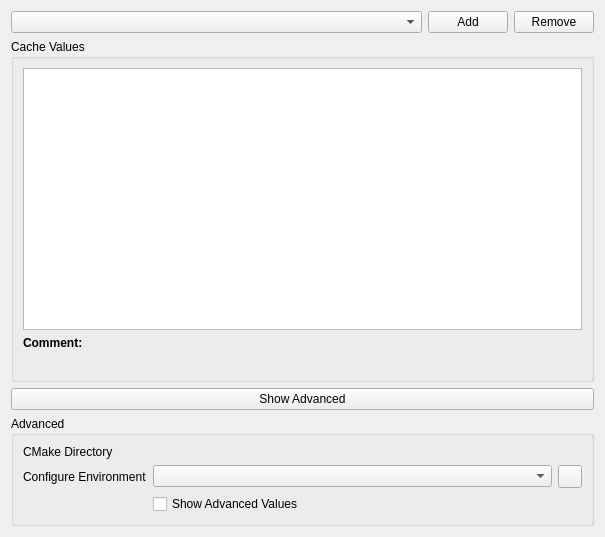
<?xml version="1.0" encoding="UTF-8"?>
<ui version="4.0">
 <class>CMakeBuildSettings</class>
 <widget class="QWidget" name="CMakeBuildSettings">
  <property name="geometry">
   <rect>
    <x>0</x>
    <y>0</y>
    <width>605</width>
    <height>537</height>
   </rect>
  </property>
  <property name="sizePolicy">
   <sizepolicy hsizetype="Preferred" vsizetype="Minimum">
    <horstretch>0</horstretch>
    <verstretch>0</verstretch>
   </sizepolicy>
  </property>
  <layout class="QVBoxLayout">
   <item>
    <layout class="QHBoxLayout">
     <item>
      <widget class="KComboBox" name="buildDirs"/>
     </item>
     <item>
      <widget class="QPushButton" name="addBuildDir">
       <property name="sizePolicy">
        <sizepolicy hsizetype="Fixed" vsizetype="Fixed">
         <horstretch>0</horstretch>
         <verstretch>0</verstretch>
        </sizepolicy>
       </property>
       <property name="text">
        <string>Add</string>
       </property>
      </widget>
     </item>
     <item>
      <widget class="QPushButton" name="removeBuildDir">
       <property name="sizePolicy">
        <sizepolicy hsizetype="Fixed" vsizetype="Fixed">
         <horstretch>0</horstretch>
         <verstretch>0</verstretch>
        </sizepolicy>
       </property>
       <property name="text">
        <string>Remove</string>
       </property>
      </widget>
     </item>
    </layout>
   </item>
   <item>
    <widget class="QGroupBox" name="groupBox">
     <property name="title">
      <string>Cache Values</string>
     </property>
     <layout class="QVBoxLayout">
      <item>
       <widget class="QTableView" name="cacheList"/>
      </item>
      <item>
       <widget class="QLabel" name="label_6">
        <property name="font">
         <font>
          <weight>75</weight>
          <bold>true</bold>
         </font>
        </property>
        <property name="text">
         <string>Comment:</string>
        </property>
       </widget>
      </item>
      <item>
       <widget class="QLabel" name="commentText">
        <property name="text">
         <string/>
        </property>
       </widget>
      </item>
     </layout>
    </widget>
   </item>
   <item>
    <widget class="QPushButton" name="showAdvanced">
     <property name="text">
      <string>Show Advanced</string>
     </property>
     <property name="checkable">
      <bool>true</bool>
     </property>
     <property name="flat">
      <bool>false</bool>
     </property>
    </widget>
   </item>
   <item>
    <widget class="QGroupBox" name="advancedBox">
     <property name="sizePolicy">
      <sizepolicy hsizetype="Preferred" vsizetype="Fixed">
       <horstretch>0</horstretch>
       <verstretch>0</verstretch>
      </sizepolicy>
     </property>
     <property name="title">
      <string>Advanced</string>
     </property>
     <layout class="QFormLayout" name="formLayout">
      <property name="fieldGrowthPolicy">
       <enum>QFormLayout::ExpandingFieldsGrow</enum>
      </property>
      <item row="1" column="0">
       <widget class="QLabel" name="label">
        <property name="text">
         <string>CMake Directory</string>
        </property>
       </widget>
      </item>
      <item row="1" column="1">
       <widget class="KUrlRequester" name="kcfg_cmakeDir"/>
      </item>
      <item row="3" column="1">
       <widget class="QCheckBox" name="showInternal">
        <property name="text">
         <string>Show Advanced Values</string>
        </property>
       </widget>
      </item>
      <item row="2" column="1">
       <layout class="QHBoxLayout" name="horizontalLayout">
        <item>
         <widget class="KDevelop::EnvironmentSelectionWidget" name="kcfg_environment">
          <property name="sizePolicy">
           <sizepolicy hsizetype="MinimumExpanding" vsizetype="Fixed">
            <horstretch>0</horstretch>
            <verstretch>0</verstretch>
           </sizepolicy>
          </property>
          <property name="toolTip">
           <string>Select an environment to be used</string>
          </property>
         </widget>
        </item>
        <item>
         <widget class="KDevelop::EnvironmentConfigureButton" name="configureEnvironment"/>
        </item>
       </layout>
      </item>
      <item row="2" column="0">
       <widget class="QLabel" name="label_2">
        <property name="text">
         <string>Configure Environment</string>
        </property>
       </widget>
      </item>
     </layout>
    </widget>
   </item>
  </layout>
 </widget>
 <customwidgets>
  <customwidget>
   <class>KComboBox</class>
   <extends>QComboBox</extends>
   <header>kcombobox.h</header>
  </customwidget>
  <customwidget>
   <class>KUrlRequester</class>
   <extends>QFrame</extends>
   <header>kurlrequester.h</header>
  </customwidget>
  <customwidget>
   <class>KDevelop::EnvironmentSelectionWidget</class>
   <extends>KComboBox</extends>
   <header>util/environmentselectionwidget.h</header>
  </customwidget>
  <customwidget>
   <class>KDevelop::EnvironmentConfigureButton</class>
   <extends>QToolButton</extends>
   <header>util/environmentconfigurebutton.h</header>
  </customwidget>
 </customwidgets>
 <resources/>
 <connections/>
</ui>
